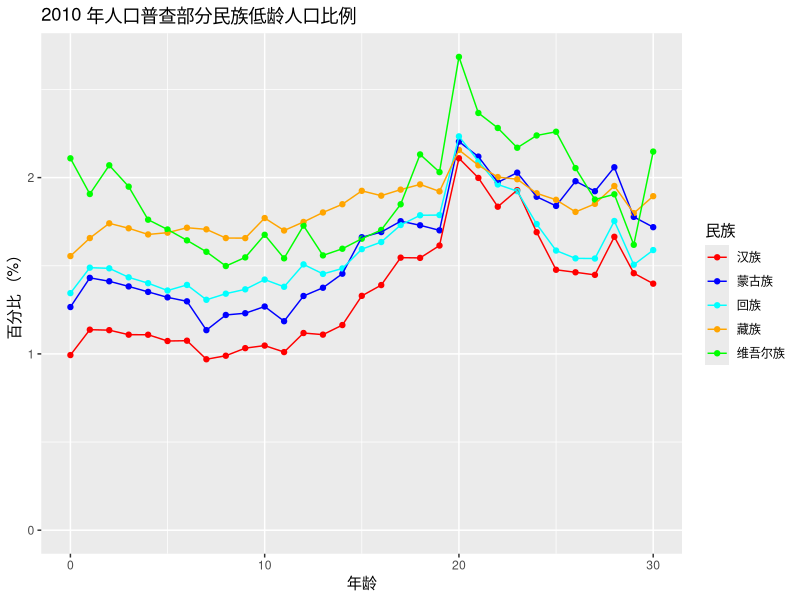
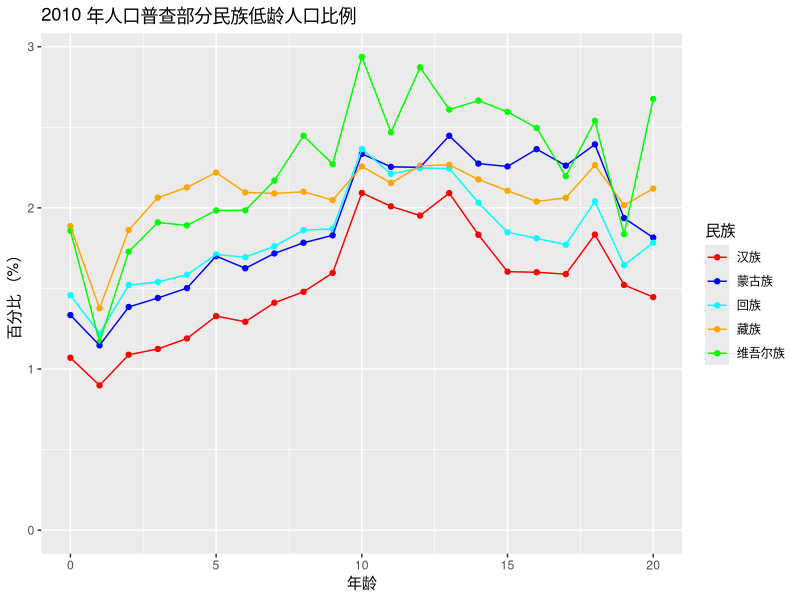
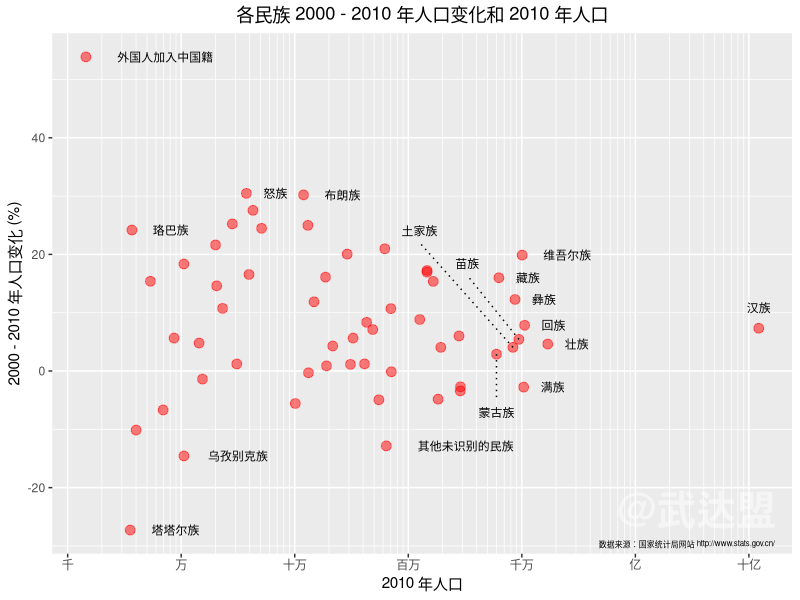
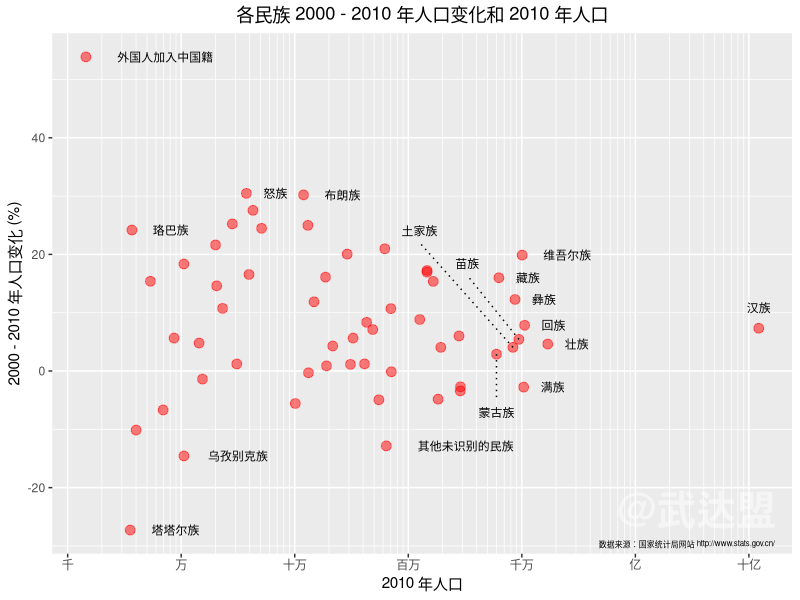

Write R code to recreate these figures, in order.
# race, age and population
setwd("~/Dropbox/my_R_projects/China_2010_cencus/prepare_data")
library(readxl)
library(ggplot2)
library(tidyr)

# 2010 data ===================================================================
# clean data
data_raw <- read_excel("xls_data/race_2_1.xls", skip = 3)
df <- data_raw[c(1, seq(2, 178, 3))]
df <- df[-c(1, seq(3, 173, 6)),]
df <- df[!is.na(df$`年  龄`),]

col_names <- c("年龄", "合计", "汉族", "蒙古族", "回族", "藏族", "维吾尔族",
               "苗族", "彝族", "壮族", "布依族", "朝鲜族", "满族", "侗族",
               "瑶族", "白族", "土家族", "哈尼族", "哈萨克族", "傣族", "黎族",
               "傈僳族", "佤族", "畲族", "高山族", "拉祜族", "水族", "东乡族",
               "纳西族", "景颇族", "柯尔克孜族", "土族", "达斡尔族", "仫佬族",
               "羌族", "布朗族", "撒拉族", "毛南族", "仡佬族", "锡伯族", 
               "阿昌族", "普米族", "塔吉克族", "怒族", "乌孜别克族", "俄罗斯族",
               "鄂温克族", "德昂族", "保安族", "裕固族", "京族", "塔塔尔族", 
               "独龙族", "鄂伦春族", "赫哲族", "门巴族", "珞巴族", "基诺族", 
               "其他未识别的民族", "外国人加入中国籍")
names(df) <- col_names

# total population of each race
total <- as.numeric(df[1,])[-1]
names(total) <- names(df)[-1]
total_2010 <- total


# percentage distribution
data_pct <- data.frame(lapply(df[-1, -1], as.numeric))
data_pct <- data.frame(t(t(data_pct) / total))
data_pct["年龄"] <- 0:99

# for plot
df_pct <- data_pct[, 2:6]
df_pct["年龄"] <- 0:99

# long table
top_10 <- gather(df_pct, 民族,  比例 , -年龄)
top_10$民族 <- factor(top_10$民族, levels = unique(top_10$民族))

ggplot(top_10, aes(年龄, 比例 * 100, color = 民族)) + 
    geom_point() + geom_line() +
    xlim(c(0, 30)) +
    xlab("年龄") +
    ylab("百分比 （%）") +
    ggtitle("2010 年人口普查部分民族低龄人口比例") +
    scale_color_manual(values = c("red", "blue", "cyan", "orange", "green"))


# 2000 data ====================================================================
# clean data
data_raw <- read_excel("xls_data/Y2000/race_2_1_2000.xls", skip = 3)
df <- data_raw[c(1, seq(2, 178, 3))]
df <- df[!is.na(df$`年   龄   别` ),]
df <- df[-c(seq(2, 122, 6)),]
names(df) <- col_names

# total population of each race
total <- as.numeric(df[1,])[-1]
names(total) <- names(df)[-1]
total_2000 <- total

# percentage distribution
data_pct <- data.frame(lapply(df[-1, -1], as.numeric))
data_pct <- data.frame(t(t(data_pct) / total))
data_pct["年龄"] <- 0:99

# for plot
df_pct <- data_pct[, 2:6]
df_pct["年龄"] <- 0:99

# long table
top_10 <- gather(df_pct, 民族,  比例 , -年龄)
top_10$民族 <- factor(top_10$民族, levels = unique(top_10$民族))

ggplot(top_10, aes(年龄, 比例 * 100, color = 民族)) + 
    geom_point() + geom_line() +
    xlim(c(0, 20)) +
    xlab("年龄") +
    ylab("百分比 （%）") +
    ggtitle("2010 年人口普查部分民族低龄人口比例") +
    scale_color_manual(values = c("red", "blue", "cyan", "orange", "green"))


# growth 2000 - 2010 for each race =============================================
growth <- (total_2010 - total_2000) / total_2000
df_growth <- data.frame(growth = round(growth * 100, 2),
                        total_2000 = total_2000,
                        total_2010 = total_2010)
# ggplot(df_growth[-1,], aes(total_2000, growth)) +
#     geom_point(size = 4, color = "red", alpha = 0.5) + 
#     xlab("2000 年人口") + 
#     ylab("2000 - 2010 年人口变化 (%)") +
#     ggtitle("2000 - 2010 年各民族人口变化和 2000 年人口基数的关系") +
#     theme(plot.title = element_text(hjust = 0.5)) + 
#     scale_x_log10(breaks = c(1e3, 1e4, 1e5, 1e6, 1e7, 1e8, 1e9), 
#                   minor_breaks = c((2:9) *1e3, (2:9) *1e4, (2:9) *1e5, 
#                                    (2:9) *1e6, (2:9) *1e7, (2:9) *1e8), 
#                   labels = c("千",  "万", "十万", "百万", "千万", "亿", "十亿")) +
#     annotate("text", x = df_growth["外国人加入中国籍", "total_2000"] * 5,
#              y = df_growth["外国人加入中国籍", "growth"],
#              label = "外国人加入中国籍", size = 3) + 
#     annotate("text", x = df_growth["塔塔尔族", "total_2000"] * 2.5,
#              y = df_growth["塔塔尔族", "growth"],
#              label = "塔塔尔族", size = 3) +
#     annotate("text", x = df_growth["汉族", "total_2000"],
#              y = df_growth["汉族", "growth"] + 3.5,
#              label = "汉族", size = 3)  +
#     annotate("text", x = df_growth["维吾尔族", "total_2000"] * 2.5,
#              y = df_growth["维吾尔族", "growth"],
#              label = "维吾尔族", size = 3) + 
#     annotate("text", x = df_growth["满族", "total_2000"] * 1.8,
#              y = df_growth["满族", "growth"],
#              label = "满族", size = 3) + 
#     annotate("text", x = df_growth["壮族", "total_2000"] * 1.8,
#              y = df_growth["壮族", "growth"],
#              label = "壮族", size = 3) +
#     annotate("text", x = df_growth["其他未识别的民族", "total_2000"] * 5,
#              y = df_growth["其他未识别的民族", "growth"],
#              label = "其他未识别的民族", size = 3) +
#     annotate("text", x = df_growth["布朗族", "total_2000"] * 2.2,
#              y = df_growth["布朗族", "growth"],
#              label = "布朗族", size = 3) +
#     annotate("text", x = df_growth["藏族", "total_2000"] * 1.8,
#              y = df_growth["藏族", "growth"],
#              label = "藏族", size = 3) +
#     annotate("text", x = df_growth["彝族", "total_2000"] * 1.8,
#              y = df_growth["彝族", "growth"],
#              label = "彝族", size = 3) +
#     annotate("text", x = df_growth["回族", "total_2000"] * 1.8,
#              y = df_growth["回族", "growth"],
#              label = "回族", size = 3) +
#     annotate("text", x = df_growth["珞巴族", "total_2000"] * 2.2,
#              y = df_growth["珞巴族", "growth"],
#              label = "珞巴族", size = 3) +
#     annotate("text", x = df_growth["苗族", "total_2000"] * 0.35,
#              y = df_growth["苗族", "growth"] + 13,
#              label = "苗族", size = 3) +
#     annotate("text", x = df_growth["蒙古族", "total_2000"],
#              y = df_growth["蒙古族", "growth"] - 10,
#              label = "蒙古族", size = 3) +
#     annotate("text", x = df_growth["土家族", "total_2000"] * 0.15,
#              y = df_growth["土家族", "growth"] + 20,
#              label = "土家族", size = 3) +
#     annotate("segment", linetype = 3,
#              x = df_growth["蒙古族", "total_2000"],
#              xend = df_growth["蒙古族", "total_2000"],
#              y = df_growth["蒙古族", "growth"],
#              yend = df_growth["蒙古族", "growth"] - 8) +
#     annotate("segment", linetype = 3,
#              x = df_growth["土家族", "total_2000"],
#              xend = df_growth["土家族", "total_2000"] * 0.15,
#              y = df_growth["土家族", "growth"],
#              yend = df_growth["土家族", "growth"] + 18) +
#     annotate("segment", linetype = 3,
#              x = df_growth["苗族", "total_2000"],
#              xend = df_growth["苗族", "total_2000"] * 0.35,
#              y = df_growth["苗族", "growth"],
#              yend = df_growth["苗族", "growth"] + 11)
# 
# ggsave(file = "race_growth_rate_2000.png", width = 6, height = 4)

# 2010 base
ggplot(df_growth[-1,], aes(total_2010, growth)) +
    geom_point(size = 3, color = "red", alpha = 0.5) + 
    xlab("2010 年人口") + 
    ylab("2000 - 2010 年人口变化 (%)") +
    ggtitle("各民族 2000 - 2010 年人口变化和 2010 年人口") +
    theme(plot.title = element_text(hjust = 0.5)) + 
    scale_x_log10(breaks = c(1e3, 1e4, 1e5, 1e6, 1e7, 1e8, 1e9), 
                  minor_breaks = c((2:9) *1e3, (2:9) *1e4, (2:9) *1e5, 
                                   (2:9) *1e6, (2:9) *1e7, (2:9) *1e8), 
                  labels = c("千",  "万", "十万", "百万", "千万", "亿", "十亿")) +
    annotate("text", x = df_growth["外国人加入中国籍", "total_2010"] * 5,
             y = df_growth["外国人加入中国籍", "growth"],
             label = "外国人加入中国籍", size = 3) + 
    annotate("text", x = df_growth["塔塔尔族", "total_2010"] * 2.5,
             y = df_growth["塔塔尔族", "growth"],
             label = "塔塔尔族", size = 3) +
    annotate("text", x = df_growth["乌孜别克族", "total_2010"] * 3,
             y = df_growth["乌孜别克族", "growth"],
             label = "乌孜别克族", size = 3) +
    annotate("text", x = df_growth["汉族", "total_2010"],
             y = df_growth["汉族", "growth"] + 3.5,
             label = "汉族", size = 3)  +
    annotate("text", x = df_growth["维吾尔族", "total_2010"] * 2.5,
             y = df_growth["维吾尔族", "growth"],
             label = "维吾尔族", size = 3) + 
    annotate("text", x = df_growth["满族", "total_2010"] * 1.8,
             y = df_growth["满族", "growth"],
             label = "满族", size = 3) + 
    annotate("text", x = df_growth["壮族", "total_2010"] * 1.8,
             y = df_growth["壮族", "growth"],
             label = "壮族", size = 3) +
    annotate("text", x = df_growth["其他未识别的民族", "total_2010"] * 5,
             y = df_growth["其他未识别的民族", "growth"],
             label = "其他未识别的民族", size = 3) +
    annotate("text", x = df_growth["布朗族", "total_2010"] * 2.2,
             y = df_growth["布朗族", "growth"],
             label = "布朗族", size = 3) +
    annotate("text", x = df_growth["藏族", "total_2010"] * 1.8,
             y = df_growth["藏族", "growth"],
             label = "藏族", size = 3) +
    annotate("text", x = df_growth["彝族", "total_2010"] * 1.8,
             y = df_growth["彝族", "growth"],
             label = "彝族", size = 3) +
    annotate("text", x = df_growth["怒族", "total_2010"] * 1.8,
             y = df_growth["怒族", "growth"],
             label = "怒族", size = 3) +
    annotate("text", x = df_growth["回族", "total_2010"] * 1.8,
             y = df_growth["回族", "growth"],
             label = "回族", size = 3) +
    annotate("text", x = df_growth["珞巴族", "total_2010"] * 2.2,
             y = df_growth["珞巴族", "growth"],
             label = "珞巴族", size = 3) +
    annotate("text", x = df_growth["苗族", "total_2010"] * 0.35,
             y = df_growth["苗族", "growth"] + 13,
             label = "苗族", size = 3) +
    annotate("text", x = df_growth["蒙古族", "total_2010"],
             y = df_growth["蒙古族", "growth"] - 10,
             label = "蒙古族", size = 3) +
    annotate("text", x = df_growth["土家族", "total_2010"] * 0.15,
             y = df_growth["土家族", "growth"] + 20,
             label = "土家族", size = 3) +
    annotate("segment", linetype = 3,
             x = df_growth["蒙古族", "total_2010"],
             xend = df_growth["蒙古族", "total_2010"],
             y = df_growth["蒙古族", "growth"],
             yend = df_growth["蒙古族", "growth"] - 8) +
    annotate("segment", linetype = 3,
             x = df_growth["土家族", "total_2010"],
             xend = df_growth["土家族", "total_2010"] * 0.15,
             y = df_growth["土家族", "growth"],
             yend = df_growth["土家族", "growth"] + 18) +
    annotate("segment", linetype = 3,
             x = df_growth["苗族", "total_2010"],
             xend = df_growth["苗族", "total_2010"] * 0.35,
             y = df_growth["苗族", "growth"],
             yend = df_growth["苗族", "growth"] + 11) + 
    annotate("text", x = Inf, y = -Inf, 
             label = "数据来源：国家统计局网站 http://www.stats.gov.cn/", 
             cex = 2, hjust=1.1, vjust=-1.1) + 
    annotate("text", x = Inf, y = -Inf, label = "@武达盟",
             hjust=1.1, vjust=-1.1, col="white", cex=10,
             fontface = "bold", alpha = 0.5)

ggsave(file = "race_growth_rate_2010.png", width = 6, height = 4)

